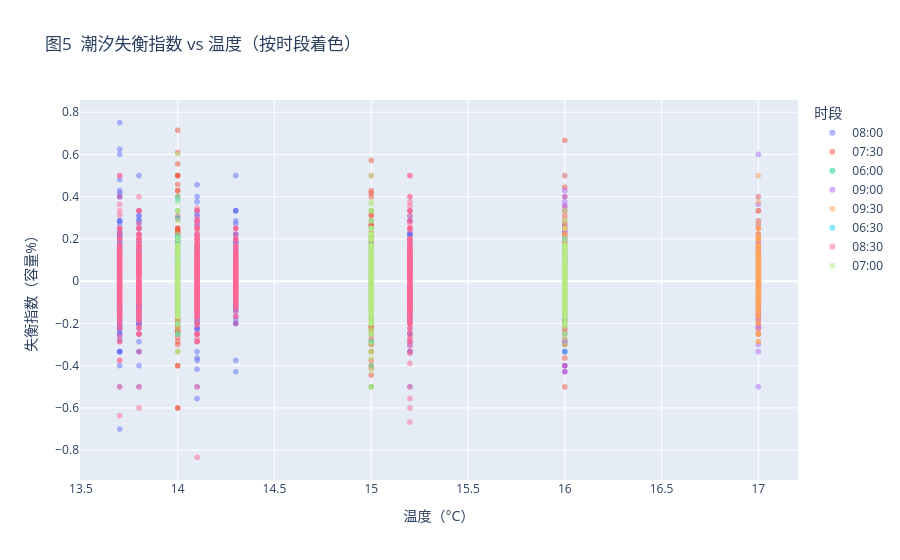

Write notebook code for a chart like this one.
### Code cell
# 补充：Plotly 交互散点（失衡指数 vs 温度，按时段着色）
import plotly.express as px
samp = panel.sample(n=min(15000, len(panel)), random_state=SEED)
fig_px = px.scatter(samp, x='TEMP', y='IMBALANCE', color=samp['SLOT'].map(SLOT_LABELS), opacity=.5,
                    title='图5  潮汐失衡指数 vs 温度（按时段着色）',
                    labels={'TEMP': '温度（°C）', 'IMBALANCE': '失衡指数（容量%）', 'color': '时段'})
fig_px.show()

### Figure 1 — Plotly figure (JSON) as saved in the notebook; plotly's stock layout.template omitted (floating-point values rounded to 4 significant figures; data arrays with more than 128 entries replaced by an {"elided": "..."} marker saying what was removed)
{"data": [{"hovertemplate": "时段=08:00<br>温度（°C）=%{x}<br>失衡指数（容量%）=%{y}<extra></extra>", "legendgroup": "08:00", "marker": {"color": "#636efa", "opacity": 0.5, "symbol": "circle"}, "mode": "markers", "name": "08:00", "showlegend": true, "type": "scattergl", "x": {"elided": "1830 float values"}, "xaxis": "x", "y": {"elided": "1830 float values"}, "yaxis": "y"}, {"hovertemplate": "时段=07:30<br>温度（°C）=%{x}<br>失衡指数（容量%）=%{y}<extra></extra>", "legendgroup": "07:30", "marker": {"color": "#EF553B", "opacity": 0.5, "symbol": "circle"}, "mode": "markers", "name": "07:30", "showlegend": true, "type": "scattergl", "x": {"elided": "1873 float values"}, "xaxis": "x", "y": {"elided": "1873 float values"}, "yaxis": "y"}, {"hovertemplate": "时段=06:00<br>温度（°C）=%{x}<br>失衡指数（容量%）=%{y}<extra></extra>", "legendgroup": "06:00", "marker": {"color": "#00cc96", "opacity": 0.5, "symbol": "circle"}, "mode": "markers", "name": "06:00", "showlegend": true, "type": "scattergl", "x": {"elided": "1882 float values"}, "xaxis": "x", "y": {"elided": "1882 float values"}, "yaxis": "y"}, {"hovertemplate": "时段=09:00<br>温度（°C）=%{x}<br>失衡指数（容量%）=%{y}<extra></extra>", "legendgroup": "09:00", "marker": {"color": "#ab63fa", "opacity": 0.5, "symbol": "circle"}, "mode": "markers", "name": "09:00", "showlegend": true, "type": "scattergl", "x": {"elided": "1897 float values"}, "xaxis": "x", "y": {"elided": "1897 float values"}, "yaxis": "y"}, {"hovertemplate": "时段=09:30<br>温度（°C）=%{x}<br>失衡指数（容量%）=%{y}<extra></extra>", "legendgroup": "09:30", "marker": {"color": "#FFA15A", "opacity": 0.5, "symbol": "circle"}, "mode": "markers", "name": "09:30", "showlegend": true, "type": "scattergl", "x": {"elided": "1854 float values"}, "xaxis": "x", "y": {"elided": "1854 float values"}, "yaxis": "y"}, {"hovertemplate": "时段=06:30<br>温度（°C）=%{x}<br>失衡指数（容量%）=%{y}<extra></extra>", "legendgroup": "06:30", "marker": {"color": "#19d3f3", "opacity": 0.5, "symbol": "circle"}, "mode": "markers", "name": "06:30", "showlegend": true, "type": "scattergl", "x": {"elided": "1860 float values"}, "xaxis": "x", "y": {"elided": "1860 float values"}, "yaxis": "y"}, {"hovertemplate": "时段=08:30<br>温度（°C）=%{x}<br>失衡指数（容量%）=%{y}<extra></extra>", "legendgroup": "08:30", "marker": {"color": "#FF6692", "opacity": 0.5, "symbol": "circle"}, "mode": "markers", "name": "08:30", "showlegend": true, "type": "scattergl", "x": {"elided": "1955 float values"}, "xaxis": "x", "y": {"elided": "1955 float values"}, "yaxis": "y"}, {"hovertemplate": "时段=07:00<br>温度（°C）=%{x}<br>失衡指数（容量%）=%{y}<extra></extra>", "legendgroup": "07:00", "marker": {"color": "#B6E880", "opacity": 0.5, "symbol": "circle"}, "mode": "markers", "name": "07:00", "showlegend": true, "type": "scattergl", "x": {"elided": "1849 float values"}, "xaxis": "x", "y": {"elided": "1849 float values"}, "yaxis": "y"}], "layout": {"legend": {"title": {"text": "时段"}, "tracegroupgap": 0}, "title": {"text": "图5  潮汐失衡指数 vs 温度（按时段着色）"}, "xaxis": {"anchor": "y", "domain": [0.0, 1.0], "title": {"text": "温度（°C）"}}, "yaxis": {"anchor": "x", "domain": [0.0, 1.0], "title": {"text": "失衡指数（容量%）"}}}}
